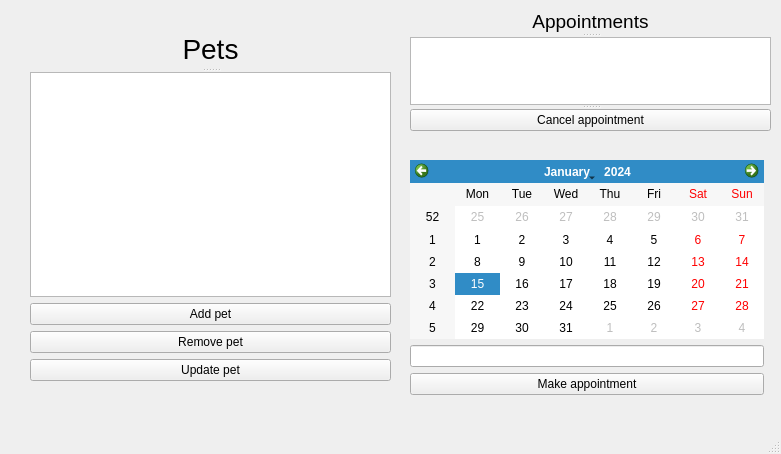
<?xml version="1.0" encoding="UTF-8"?>
<ui version="4.0">
 <class>MainWindow</class>
 <widget class="QMainWindow" name="MainWindow">
  <property name="geometry">
   <rect>
    <x>0</x>
    <y>0</y>
    <width>781</width>
    <height>454</height>
   </rect>
  </property>
  <property name="minimumSize">
   <size>
    <width>705</width>
    <height>454</height>
   </size>
  </property>
  <property name="windowTitle">
   <string>MainWindow</string>
  </property>
  <widget class="QWidget" name="centralwidget">
   <widget class="QWidget" name="layoutWidget">
    <property name="geometry">
     <rect>
      <x>30</x>
      <y>30</y>
      <width>361</width>
      <height>351</height>
     </rect>
    </property>
    <layout class="QVBoxLayout" name="verticalLayout">
     <item>
      <widget class="QSplitter" name="splitter">
       <property name="orientation">
        <enum>Qt::Vertical</enum>
       </property>
       <widget class="QLabel" name="label">
        <property name="font">
         <font>
          <pointsize>21</pointsize>
         </font>
        </property>
        <property name="text">
         <string>Pets</string>
        </property>
        <property name="textFormat">
         <enum>Qt::AutoText</enum>
        </property>
        <property name="alignment">
         <set>Qt::AlignCenter</set>
        </property>
        <property name="indent">
         <number>-1</number>
        </property>
       </widget>
       <widget class="QListView" name="listView">
        <property name="enabled">
         <bool>true</bool>
        </property>
        <property name="sizePolicy">
         <sizepolicy hsizetype="Fixed" vsizetype="Fixed">
          <horstretch>0</horstretch>
          <verstretch>0</verstretch>
         </sizepolicy>
        </property>
        <property name="selectionBehavior">
         <enum>QAbstractItemView::SelectRows</enum>
        </property>
       </widget>
      </widget>
     </item>
     <item>
      <widget class="QPushButton" name="pushButtonAddPet">
       <property name="text">
        <string>Add pet</string>
       </property>
      </widget>
     </item>
     <item>
      <widget class="QPushButton" name="pushButtonRemovePet">
       <property name="text">
        <string>Remove pet</string>
       </property>
      </widget>
     </item>
     <item>
      <widget class="QPushButton" name="pushButtonUpdatePet">
       <property name="text">
        <string>Update pet</string>
       </property>
      </widget>
     </item>
    </layout>
   </widget>
   <widget class="QWidget" name="">
    <property name="geometry">
     <rect>
      <x>410</x>
      <y>160</y>
      <width>354</width>
      <height>235</height>
     </rect>
    </property>
    <layout class="QVBoxLayout" name="verticalLayout_2">
     <item>
      <widget class="QCalendarWidget" name="calendarWidget"/>
     </item>
     <item>
      <widget class="QLineEdit" name="lineEditAppointment"/>
     </item>
     <item>
      <widget class="QPushButton" name="pushButtonAppointment">
       <property name="text">
        <string>Make appointment</string>
       </property>
      </widget>
     </item>
    </layout>
   </widget>
   <widget class="QSplitter" name="splitter_2">
    <property name="geometry">
     <rect>
      <x>410</x>
      <y>10</y>
      <width>361</width>
      <height>121</height>
     </rect>
    </property>
    <property name="orientation">
     <enum>Qt::Vertical</enum>
    </property>
    <widget class="QLabel" name="label_2">
     <property name="font">
      <font>
       <pointsize>14</pointsize>
      </font>
     </property>
     <property name="text">
      <string>Appointments</string>
     </property>
     <property name="textFormat">
      <enum>Qt::AutoText</enum>
     </property>
     <property name="alignment">
      <set>Qt::AlignCenter</set>
     </property>
     <property name="indent">
      <number>-1</number>
     </property>
    </widget>
    <widget class="QListView" name="listView_2">
     <property name="enabled">
      <bool>true</bool>
     </property>
     <property name="sizePolicy">
      <sizepolicy hsizetype="Fixed" vsizetype="Fixed">
       <horstretch>0</horstretch>
       <verstretch>0</verstretch>
      </sizepolicy>
     </property>
     <property name="selectionBehavior">
      <enum>QAbstractItemView::SelectRows</enum>
     </property>
    </widget>
    <widget class="QPushButton" name="pushButtonAppointment_2">
     <property name="text">
      <string>Cancel appointment</string>
     </property>
    </widget>
   </widget>
  </widget>
  <widget class="QMenuBar" name="menubar">
   <property name="geometry">
    <rect>
     <x>0</x>
     <y>0</y>
     <width>781</width>
     <height>22</height>
    </rect>
   </property>
  </widget>
  <widget class="QStatusBar" name="statusbar"/>
 </widget>
 <resources/>
 <connections/>
</ui>
